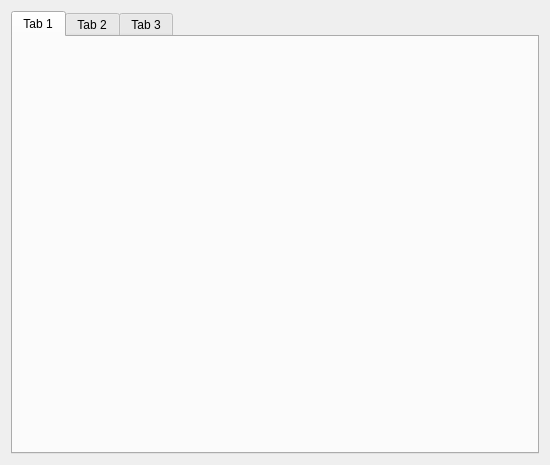
<?xml version="1.0" encoding="UTF-8"?>
<ui version="4.0">
 <class>Configuraciones</class>
 <widget class="QDialog" name="Configuraciones">
  <property name="geometry">
   <rect>
    <x>0</x>
    <y>0</y>
    <width>550</width>
    <height>465</height>
   </rect>
  </property>
  <property name="windowTitle">
   <string>Dialog</string>
  </property>
  <layout class="QGridLayout" name="gridLayout">
   <item row="0" column="0">
    <widget class="QTabWidget" name="tabWidget">
     <property name="currentIndex">
      <number>0</number>
     </property>
     <widget class="QWidget" name="tab">
      <attribute name="title">
       <string>Tab 1</string>
      </attribute>
     </widget>
     <widget class="QWidget" name="tab_2">
      <attribute name="title">
       <string>Tab 2</string>
      </attribute>
     </widget>
     <widget class="QWidget" name="tab_3">
      <attribute name="title">
       <string>Tab 3</string>
      </attribute>
     </widget>
    </widget>
   </item>
  </layout>
 </widget>
 <resources/>
 <connections/>
</ui>
